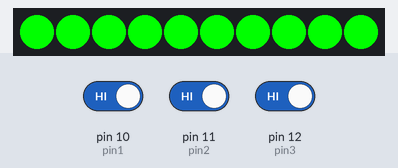
Simulated run of this sketch. Board: Arduino Uno, built with avr-gcc and run on an emulated ATmega328P. Parts: 10 RGB LEDs in strip order, left to right. The inputs (shaded band) are chosen by the test bench; at power-on: pin 11 (pin2) HIGH, pin 10 (pin1) HIGH, pin 12 (pin3) HIGH. Dim RGB values are drawn brighter than linear.

Above: at 0.55 s.
1.3 s: pin 11 (pin2) driven LOW
3.4 s: pin 10 (pin1) driven LOW
At 4.13 s:
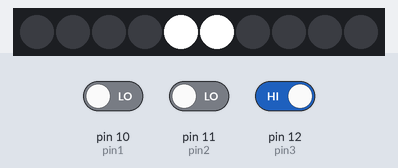
5.8 s: pin 11 (pin2) driven HIGH
At 6.47 s:
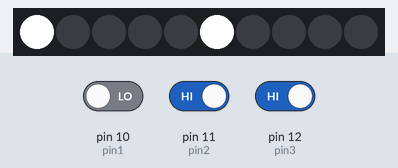
7.9 s: pin 10 (pin1) driven HIGH
At 9.67 s:
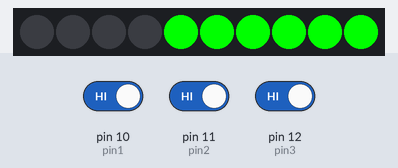
10.2 s: pin 10 (pin1) driven LOW
At 10.55 s:
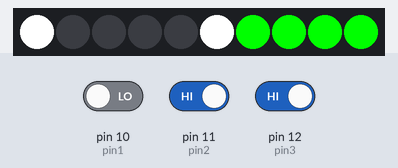
12.3 s: pin 10 (pin1) driven HIGH and pin 11 (pin2) driven LOW and pin 12 (pin3) driven LOW
At 12.99 s:
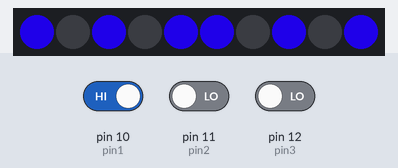

Measured:
- after the input at 3.4 s, the LEDs: first differ from a run without the input after 0.69 s (image 1)
- after the input at 7.9 s, the LEDs: first differ from a run without the input after 0.86 s (image 3 shows a later state)
- after the input at 10.2 s, the LEDs: first differ from a run without the input after 0.30 s (image 4)
- after the input at 12.3 s, the LEDs: first differ from a run without the input after 0.54 s (image 5)

The sketch:

LightPatterns.ino
```cpp
#include "SPI.h"
#include "Adafruit_WS2801.h"

int dataPin  = 2;    // Yellow wire on Adafruit Pixels
int clockPin = 3;    // Green wire on Adafruit Pixels
const int numPixels = 10; // Number of LED pixels.
const uint32_t white = Color(255, 255, 255);
const uint32_t off = Color(0, 0, 0);
Adafruit_WS2801 strip = Adafruit_WS2801(numPixels, dataPin, clockPin);

// global variables
int robotState = 0; //for incoming byte
boolean DEBUG = false;
int pin1 = 10;
int pin2 = 11;
int pin3 = 12;
int statePin1 = 1;
int statePin2 = 0;
int statePin3 = 1;
int timesRun = 0;

void setup() {
  Serial.begin(9600);
  pinMode(pin1, INPUT);
  pinMode(pin2, INPUT);
  pinMode(pin3, INPUT);
  strip.begin();

  // Update LED contents, to start they are all 'off'
  strip.show();
}

void loop() {
  readPins(pin1, pin2, pin3);
}

int readPins(int pin1, int pin2, int pin3) {
  if(digitalRead(pin1) == 0 && digitalRead(pin2) == 0 && digitalRead(pin3) == 0) { // Forward
    patternForward();
  }
  if(digitalRead(pin1) == 0 && digitalRead(pin2) == 0 && digitalRead(pin3) == 1) { // Backward
    patternBackward();
  }
  if(digitalRead(pin1) == 0 && digitalRead(pin2) == 1 && digitalRead(pin3) == 1) { // Left
    patternLeft();
  }
  if(digitalRead(pin1) == 0 && digitalRead(pin2) == 1 && digitalRead(pin3) == 0) { // Right
    patternRight();
  }
  if(digitalRead(pin1) == 1 && digitalRead(pin2) == 1 && digitalRead(pin3) == 1) { // Picking up ball
    pickUp();
  }
  if(digitalRead(pin1) == 1 && digitalRead(pin2) == 0 && digitalRead(pin3) == 0) { // Dropping ball
    drop();
  }
  if(digitalRead(pin1) == 1 && digitalRead(pin2) == 0 && digitalRead(pin3) == 1) { // Stationary
    stationary();
  }
}

/***********************
 * Basic LED Functions *
 ***********************/
/* ~Useful Information~
 * strip.setPixelColor(int i, Color c) -- i = index of LED, c = Color object as RGB
 * It updates the designated LED pixel with a color in memory. Does not show.
 *
 * strip.show()
 * Shows the color stored in the pixel. Use to actually update the colors physically.
 *
 * delay(int m) -- m = Number of milliseconds. (1000 milliseconds = 1 second)
 * Adds a delay to the program. Use to keep colors from changing for some time.
 *
 * The index at '0'(Right) and '(numPixels - 1)' (Left) is the back of the LEDs. Daisy chain should hang from front of robot.
 * Wiring -- Red is 5V. Blue is Ground (GND). Yellow is Data (Digital pin). Green is Clock (Digital pin).
 */

// Forward sweeps.
void patternForward() {
 for(int index = 0; index < (numPixels / 2); index++) {
   strip.setPixelColor(index, white);
   strip.setPixelColor((numPixels - 1) - index, white);
   strip.show();
   delay(100);
 }

 for(int index = 0; index < (numPixels / 2); index++) {
   strip.setPixelColor(index, off);
   strip.setPixelColor((numPixels - 1) - index, off);
   strip.show();
   delay(75);
 }

 for(int index = 0; index < (numPixels / 2); index++) {
   strip.setPixelColor(index, white);
   strip.setPixelColor((numPixels - 1) - index, white);
   strip.show();
   delay(25);
   strip.setPixelColor(index, off);
   strip.setPixelColor((numPixels - 1) - index, off);
   strip.show();
   delay(25);
 }
}

// Backward sweeps.
void patternBackward() {
  for(int index = (numPixels / 2) - 1; index >= 0; index--) {
   strip.setPixelColor(index, white);
   strip.setPixelColor((numPixels - 1) - index, white);
   strip.show();
   delay(100);
 }

 for(int index = (numPixels / 2) - 1; index >= 0; index--) {
   strip.setPixelColor(index, off);
   strip.setPixelColor((numPixels - 1) - index, off);
   strip.show();
   delay(75);
 }

 for(int index = (numPixels / 2) - 1; index >= 0; index--) {
   strip.setPixelColor(index, white);
   strip.setPixelColor((numPixels - 1) - index, white);
   strip.show();
   delay(25);
   strip.setPixelColor(index, off);
   strip.setPixelColor((numPixels - 1) - index, off);
   strip.show();
   delay(25);
 }
}

// Clockwise sweeps.
void patternRight() {
  for(int index = 0; index < (numPixels / 2); index++) {
   strip.setPixelColor(((numPixels / 2) - 1) - index, white);
   strip.setPixelColor((numPixels - 1) - index, white);
   strip.show();
   delay(100);
 }

 for(int index = 0; index < (numPixels / 2); index++) {
   strip.setPixelColor(((numPixels / 2) - 1) - index, off);
   strip.setPixelColor((numPixels - 1) - index, off);
   strip.show();
   delay(75);
 }

 for(int index = 0; index < (numPixels / 2); index++) {
   strip.setPixelColor(((numPixels / 2) - 1) - index, white);
   strip.setPixelColor((numPixels - 1) - index, white);
   strip.show();
   delay(25);
   strip.setPixelColor(((numPixels / 2) - 1) - index, off);
   strip.setPixelColor((numPixels - 1) - index, off);
   strip.show();
   delay(25);
 }
}

// Counter-Clockwise sweeps.
void patternLeft() {
  for(int index = 0; index < (numPixels / 2); index++) {
   strip.setPixelColor(index, white);
   strip.setPixelColor((numPixels / 2) + index, white);
   strip.show();
   delay(100);
 }

 for(int index = 0; index < (numPixels / 2); index++) {
   strip.setPixelColor(index, off);
   strip.setPixelColor((numPixels / 2) + index, off);
   strip.show();
   delay(75);
 }

 for(int index = 0; index < (numPixels / 2); index++) {
   strip.setPixelColor(index, white);
   strip.setPixelColor((numPixels / 2) + index, white);
   strip.show();
   delay(25);
   strip.setPixelColor(index, off);
   strip.setPixelColor((numPixels / 2) + index, off);
   strip.show();
   delay(25);
 }
}

void pickUp() {
  int backLight[10] = {0, 9, 1, 8, 2, 7, 3, 6, 4, 5};
  // turns on each light indiv right.
  for(int i = 0; i < 10; i+=2){
    strip.setPixelColor(backLight[i], Color(0, 255, 0));
    strip.setPixelColor(backLight[i + 1], Color(0, 255, 0));
    strip.show();
    delay(90);
  }
  // turns off each light indiv right.
  for(int i = 0; i < 5; i++){
    int pixels[] = {i, 9 - i};
    fadeOut(pixels, 1, 0);
  }
  delay(90);
  // turns on each light indiv in reverse right.
  for(int i = 10; i >= 0; i-=2){
    strip.setPixelColor(backLight[i], Color(0, 255, 0));
    strip.setPixelColor(backLight[i - 1], Color(0, 255, 0));
    strip.show();
    delay(90);
  }
  // turns off each light indiv in reverse right.
  for(int i = 4; i >= 0; i--){
    int pixels[] = {i, 9 - i};
    fadeOut(pixels, 1, 0);
  }
  delay(90);
}

// @param int values for r, g, b for all pixels to be one color
void setColor(int r, int g, int b) {
  for(int i = 0; i < strip.numPixels(); i++) {
      strip.setPixelColor(i, Color(r, g, b));
      strip.show();
  }
}

// sets the colors of each pixel with 2
// different colors alternating between pixels
void setColor(int r1, int g1, int b1, int r2, int g2, int b2) {
  for(int index = 0; index < 10; index++) {
    if(index % 2 == 0 && index < 5) {
      strip.setPixelColor(index, Color(r1, g1 , b1));
      strip.show();
    }
    else if(index % 2 != 0 && index < 5) {
      strip.setPixelColor(index, Color(r2, g2, b2));
      strip.show();
    }
    else if(index % 2 != 0 && index >= 5) {
      strip.setPixelColor(index, Color(r1, g1 , b1));
      strip.show();
    }
    else if(index % 2 == 0 && index >= 5) {
      strip.setPixelColor(index, Color(r2, g2, b2));
      strip.show();
    }
  }
}

void drop() {
  int evenPixels[6] = {0, 9, 2, 7, 4, 5};
  int oddPixels[4] = {1, 8, 3, 6};
  // even Lights
  for(int i = 0; i < 6; i++) {
    strip.setPixelColor(evenPixels[i], Color(25, 0, 186));
  }
  strip.show();
  delay(10);
  fadeOut(evenPixels, 6, 10);

  // odd lights
  for(int i = 0; i < 4; i++) {
    strip.setPixelColor(oddPixels[i], Color(0, 204, 55));
  }
  strip.show();
  delay(10);
  fadeOut(oddPixels, 4, 10);
}

// @param pixels is an array of the pixel indices that should be faded
// @param length of the array
void fadeOut(int pixels[], int length, int wait) {
  if(DEBUG) { Serial.print("fade - is called\n"); }
  boolean done = false;
  int FADEVALUE = 10;
  boolean fadedPixels[length];
  for(int i = 0; i < length; i++)
    fadedPixels[i] = false;

  while(!done){
    for(int i = 0; i < length; i++) {
      int pixelIndex = pixels[i];
      // getPixelColor returns 24 bits/colors
      uint32_t c = strip.getPixelColor(pixelIndex);
      int b = c & 0x0000ff;
      c >>= 8;
      int g = c & 0x00ff;
      c >>= 8;
      int r = c;
      // checking each color indiv to see if it should
      // be subtracted by the fade value.
      if(b >= FADEVALUE)
        b -= FADEVALUE;
      else
        b = 0;
      if(g >= FADEVALUE)
        g -= FADEVALUE;
      else
        g = 0;
      if(r >= FADEVALUE)
        r -= FADEVALUE;
      else
        r = 0;
      if(b == 0 && g == 0 && r == 0){
        fadedPixels[i] = true;
      }
      strip.setPixelColor(pixelIndex, Color(r, g , b));
    }
    strip.show();
    delay(wait);
    // set done true, then check each index and if any are false
    // set done back to false.
    done = true;
    for(int i = 0; i < length; i++)
      if(fadedPixels[i] == false)
        done = false;
  }
}

void stationary() {
  if(DEBUG) { Serial.print("stationary() - called\n"); }
//  set starting colors for the right side
  setColor(213, 131, 0, 131, 0, 213);
  int pixels[] = {0, 9, 1, 8, 2, 7, 3, 6, 4, 5};
  fadeOut(pixels, 10, 50);
}

void rainbow(uint8_t wait) {
  int i, j;

  for (j=0; j < 256; j++) {     // 3 cycles of all 256 colors in the wheel
    for (i=0; i < strip.numPixels(); i++) {
      strip.setPixelColor(i, Wheel( (i + j) % 255));
    }
    strip.show();   // write all the pixels out
    delay(wait);
  }
}

// Slightly different, this one makes the rainbow wheel equally distributed
// along the chain
void rainbowCycle(uint8_t wait) {
  int i, j;

  for (j=0; j < 256 * 5; j++) {     // 5 cycles of all 25 colors in the wheel
    for (i=0; i < strip.numPixels(); i++) {
      // tricky math! we use each pixel as a fraction of the full 96-color wheel
      // (thats the i / strip.numPixels() part)
      // Then add in j which makes the colors go around per pixel
      // the % 96 is to make the wheel cycle around
      strip.setPixelColor(i, Wheel( ((i * 256 / strip.numPixels()) + j) % 256) );
    }
    strip.show();   // write all the pixels out
    delay(wait);
  }
}

// fill the dots one after the other with said color
// good for testing purposes
void colorWipe(uint32_t c, uint8_t wait) {
  int i;

  for (i=0; i < strip.numPixels(); i++) {
      strip.setPixelColor(i, c);
      strip.show();
      delay(wait);
  }
}

/* Helper functions */

// Create a 24 bit color value from R,G,B
uint32_t Color(byte r, byte g, byte b)
{
  uint32_t c;
  c = r;
  c <<= 8;
  c |= g;
  c <<= 8;
  c |= b;
  return c;
}

//Input a value 0 to 255 to get a color value.
//The colours are a transition r - g -b - back to r
uint32_t Wheel(byte WheelPos)
{
  if (WheelPos < 85) {
   return Color(WheelPos * 3, 255 - WheelPos * 3, 0);
  } else if (WheelPos < 170) {
   WheelPos -= 85;
   return Color(255 - WheelPos * 3, 0, WheelPos * 3);
  } else {
   WheelPos -= 170;
   return Color(0, WheelPos * 3, 255 - WheelPos * 3);
  }
}
```
